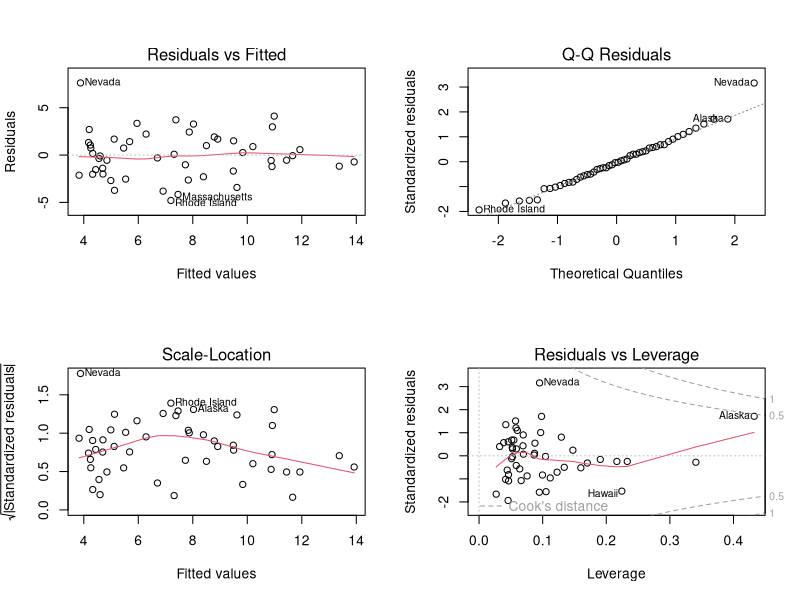

Recreate this plot in R.
# 다중회귀분석 : 독립변수가 복수

head(state.x77, 3)
colnames(state.x77)
dim(state.x77) # 50 by 8
str(state.x77) # 구조
cor(state.x77)

states <- as.data.frame(state.x77[,c('Murder', 'Population', 'Illiteracy', 'Income', 'Frost')])
head(states,3)
cor(states)

# 다중회귀모델
mfit <- lm(formula = Murder ~ Population+Illiteracy+Income+Frost, data=states) #독립변수를 + 로 묶을 수 있다
mfit
summary(mfit) # p-value: 9.133e-08 < 0.05 유의한 모델. Adjusted R-squared: 0.5285

# *** 선형회귀분석의 기존 가정 충족 조건 ***
# . 선형성 : 독립변수(feature)의 변화에 따라 종속변수도 일정 크기로 변화해야 한다.
# . 정규성 : 잔차항이 정규분포를 따라야 한다.
# . 독립성 : 독립변수의 값이 서로 관련되지 않아야 한다.
# . 등분산성 : 그룹간의 분산이 유사해야 한다. 독립변수의 모든 값에 대한 오차들의 분산은 일정해야 한다.
# . 다중공선성 : 다중회귀 분석 시 3 개 이상의 독립변수 간에 강한 상관관계가 있어서는 안된다.

# 모델을 시각화
par(mfrow=c(2, 2))
plot(mfit)

# 잔차항의 정규성 검정
shapiro.test(residuals(mfit)) # p-value = 0.6672 > 0.05 정규성 만족 #아웃라이어가 많으면 정규성 만족을 못한다 

# 독립성 검정 , 자기상관이 없어야(0~4범위 나옴 2근처값) 독립적이다 더빈-와트슨
install.packages("car")
library(car)
durbinWatsonTest(mfit)
# D-W Statistic:2.317 0 ~ 4의 범위이며 2근처의 값이 나와야 자기상관관계가 없다.

# 선형성 검정
boxTidwell(Murder ~ Population+Illiteracy, data = states)
# Population p-value:0.7468, Illiteracy p-value:0.5357 > 0.05 이므로 선형성 만족
# 만족하지 않으면

# 등분산성 검정
ncvTest(mfit) # p = 0.18632 > 0.05 등분산성 만족

# 다중공선성 검정
vif(mfit) # 각 값들이 10을 넘으면 다중공선성 문제 발생

# AIC 통계량 : 모델의 상대적 품질을 평가하는 척도. 효과적인 독립변수를 선택할 수 있다.
model1 <- lm(formula = Murder ~ ., data = states)
summary(model1)

model2 <- lm(formula = Murder ~ Population + Illiteracy, data = states)
summary(model2)

# AIC 통계량으로 두 모델의 성능 비교
AIC(model1, model2)
# df      AIC
# model1  6 241.6429
# model2  4 237.6565 AIC 값이 더 작으므로 우수한 모델

# stepwise regression : 단계적으로 모형을 검정하면서 AIC 값을 비교한 후 가장 적합한 회귀모형을 찾아준다.
# backward(후진소거법) : 모든 변수를 독립변수로 주고, 기여도가 낮은 것 부터 하나씩 제거
full_model <- lm(Murder ~ ., data=states) # AIC가 낮을수록 좋다
reduce_model <- step(full_model, direction = 'backward')
summary(reduce_model)

# forward(전진선택법) : 유익한 변수부터 하나씩 독립변수로 추가
min_model <- lm(Murder ~ 1, data=states)
fwd_model <- step(min_model, direction = 'forward', 
                  scope=(Murder ~ Population+Illiteracy+Income+Frost), trace=1)
summary(fwd_model)

# both(단계적 방법) :
full_model <- lm(Murder ~ ., data=states)
step_model <- step(full_model, direction = 'both')
summary(step_model)

# 회귀모델 체크 사항
# 모델이 통계적으로 유의한가? F통계량으로 만든 p-value
# 회귀계수가 유의미한가? p-value, 신뢰구간을 확인
# 설명력 확인
# 그래프를 통한 확인
# 선형회귀분석의 기존 가정 충족 조건을 만족하는가
# ...